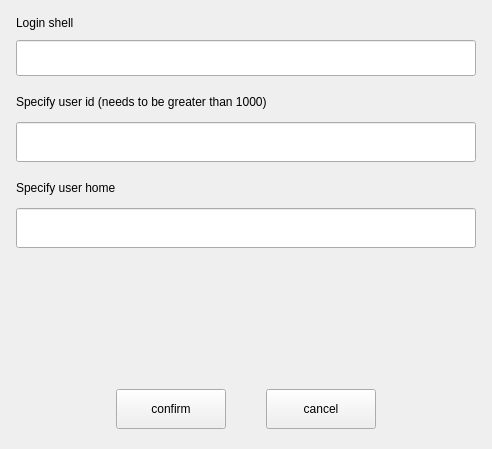
<?xml version="1.0" encoding="UTF-8"?>
<ui version="4.0">
 <class>AdvanceSettings</class>
 <widget class="QWidget" name="AdvanceSettings">
  <property name="geometry">
   <rect>
    <x>0</x>
    <y>0</y>
    <width>492</width>
    <height>449</height>
   </rect>
  </property>
  <property name="windowTitle">
   <string>Form</string>
  </property>
  <layout class="QVBoxLayout" name="verticalLayout">
   <property name="spacing">
    <number>0</number>
   </property>
   <property name="leftMargin">
    <number>16</number>
   </property>
   <property name="topMargin">
    <number>0</number>
   </property>
   <property name="rightMargin">
    <number>16</number>
   </property>
   <property name="bottomMargin">
    <number>0</number>
   </property>
   <item>
    <layout class="QHBoxLayout" name="horizontalLayout">
     <property name="spacing">
      <number>0</number>
     </property>
     <property name="topMargin">
      <number>16</number>
     </property>
     <item>
      <widget class="QLabel" name="label_loginShell">
       <property name="text">
        <string>Login shell</string>
       </property>
      </widget>
     </item>
    </layout>
   </item>
   <item>
    <layout class="QHBoxLayout" name="horizontalLayout_2">
     <property name="spacing">
      <number>0</number>
     </property>
     <property name="topMargin">
      <number>10</number>
     </property>
     <item>
      <widget class="QLineEdit" name="edit_loginShell">
       <property name="minimumSize">
        <size>
         <width>0</width>
         <height>36</height>
        </size>
       </property>
       <property name="maximumSize">
        <size>
         <width>16777215</width>
         <height>36</height>
        </size>
       </property>
       <property name="contextMenuPolicy">
        <enum>Qt::NoContextMenu</enum>
       </property>
       <property name="accessibleName">
        <string>EditLoginShell</string>
       </property>
      </widget>
     </item>
    </layout>
   </item>
   <item>
    <layout class="QHBoxLayout" name="layout_specifyUserID">
     <property name="spacing">
      <number>0</number>
     </property>
     <property name="topMargin">
      <number>16</number>
     </property>
     <item>
      <widget class="QLabel" name="label_specifyUserID">
       <property name="text">
        <string>Specify user id (needs to be greater than 1000)</string>
       </property>
      </widget>
     </item>
     <item>
      <spacer name="horizontalSpacer">
       <property name="orientation">
        <enum>Qt::Horizontal</enum>
       </property>
       <property name="sizeHint" stdset="0">
        <size>
         <width>40</width>
         <height>20</height>
        </size>
       </property>
      </spacer>
     </item>
    </layout>
   </item>
   <item>
    <widget class="QWidget" name="widget_editUserID" native="true">
     <layout class="QHBoxLayout" name="horizontalLayout_4">
      <property name="spacing">
       <number>0</number>
      </property>
      <property name="leftMargin">
       <number>0</number>
      </property>
      <property name="topMargin">
       <number>10</number>
      </property>
      <property name="rightMargin">
       <number>0</number>
      </property>
      <property name="bottomMargin">
       <number>0</number>
      </property>
      <item>
       <widget class="QLineEdit" name="edit_userID">
        <property name="minimumSize">
         <size>
          <width>0</width>
          <height>40</height>
         </size>
        </property>
        <property name="maximumSize">
         <size>
          <width>16777215</width>
          <height>40</height>
         </size>
        </property>
        <property name="contextMenuPolicy">
         <enum>Qt::NoContextMenu</enum>
        </property>
        <property name="accessibleName">
         <string>EditSpecifyUserID</string>
        </property>
       </widget>
      </item>
     </layout>
    </widget>
   </item>
   <item>
    <layout class="QHBoxLayout" name="layout_specifyUserHome">
     <property name="spacing">
      <number>0</number>
     </property>
     <property name="topMargin">
      <number>16</number>
     </property>
     <item>
      <widget class="QLabel" name="label_specifyUserHome">
       <property name="text">
        <string>Specify user home</string>
       </property>
      </widget>
     </item>
     <item>
      <spacer name="horizontalSpacer_2">
       <property name="orientation">
        <enum>Qt::Horizontal</enum>
       </property>
       <property name="sizeHint" stdset="0">
        <size>
         <width>40</width>
         <height>20</height>
        </size>
       </property>
      </spacer>
     </item>
    </layout>
   </item>
   <item>
    <layout class="QHBoxLayout" name="horizontalLayout_6">
     <property name="spacing">
      <number>0</number>
     </property>
     <property name="topMargin">
      <number>10</number>
     </property>
     <item>
      <widget class="QLineEdit" name="edit_specifyUserHome">
       <property name="minimumSize">
        <size>
         <width>0</width>
         <height>40</height>
        </size>
       </property>
       <property name="maximumSize">
        <size>
         <width>16777215</width>
         <height>40</height>
        </size>
       </property>
       <property name="contextMenuPolicy">
        <enum>Qt::NoContextMenu</enum>
       </property>
       <property name="accessibleName">
        <string>EditSpecifyUserHome</string>
       </property>
      </widget>
     </item>
    </layout>
   </item>
   <item>
    <spacer name="verticalSpacer">
     <property name="orientation">
      <enum>Qt::Vertical</enum>
     </property>
     <property name="sizeHint" stdset="0">
      <size>
       <width>20</width>
       <height>40</height>
      </size>
     </property>
    </spacer>
   </item>
   <item>
    <layout class="QHBoxLayout" name="horizontalLayout_7">
     <property name="spacing">
      <number>0</number>
     </property>
     <property name="bottomMargin">
      <number>20</number>
     </property>
     <item>
      <spacer name="horizontalSpacer_4">
       <property name="orientation">
        <enum>Qt::Horizontal</enum>
       </property>
       <property name="sizeHint" stdset="0">
        <size>
         <width>40</width>
         <height>20</height>
        </size>
       </property>
      </spacer>
     </item>
     <item>
      <widget class="QPushButton" name="btn_confirm">
       <property name="sizePolicy">
        <sizepolicy hsizetype="Fixed" vsizetype="Fixed">
         <horstretch>0</horstretch>
         <verstretch>0</verstretch>
        </sizepolicy>
       </property>
       <property name="minimumSize">
        <size>
         <width>110</width>
         <height>40</height>
        </size>
       </property>
       <property name="maximumSize">
        <size>
         <width>110</width>
         <height>40</height>
        </size>
       </property>
       <property name="accessibleName">
        <string>ButtonConfirm</string>
       </property>
       <property name="text">
        <string>confirm</string>
       </property>
      </widget>
     </item>
     <item>
      <spacer name="horizontalSpacer_3">
       <property name="orientation">
        <enum>Qt::Horizontal</enum>
       </property>
       <property name="sizeType">
        <enum>QSizePolicy::Fixed</enum>
       </property>
       <property name="sizeHint" stdset="0">
        <size>
         <width>40</width>
         <height>20</height>
        </size>
       </property>
      </spacer>
     </item>
     <item>
      <widget class="QPushButton" name="btn_cancel">
       <property name="sizePolicy">
        <sizepolicy hsizetype="Fixed" vsizetype="Fixed">
         <horstretch>0</horstretch>
         <verstretch>0</verstretch>
        </sizepolicy>
       </property>
       <property name="minimumSize">
        <size>
         <width>110</width>
         <height>40</height>
        </size>
       </property>
       <property name="maximumSize">
        <size>
         <width>110</width>
         <height>40</height>
        </size>
       </property>
       <property name="accessibleName">
        <string>ButtonCancel</string>
       </property>
       <property name="text">
        <string>cancel</string>
       </property>
      </widget>
     </item>
     <item>
      <spacer name="horizontalSpacer_5">
       <property name="orientation">
        <enum>Qt::Horizontal</enum>
       </property>
       <property name="sizeHint" stdset="0">
        <size>
         <width>40</width>
         <height>20</height>
        </size>
       </property>
      </spacer>
     </item>
    </layout>
   </item>
  </layout>
 </widget>
 <resources/>
 <connections/>
</ui>
